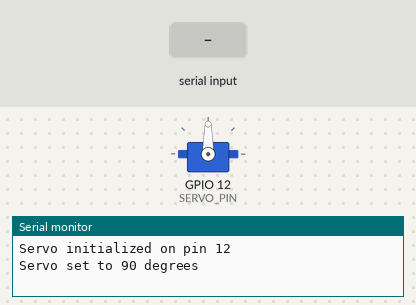
Recording of a sketch running on a simulated ESP32. On the bench: servo, the last lines printed to the serial monitor. The test bench sets the inputs (shaded band).

Above: at 1.2 s.
1.3 s: "30,150\n" received over Serial
At 1.6 s:
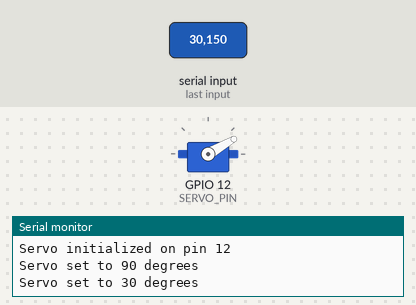
2.8 s: "5\n" received over Serial
At 3.9 s:
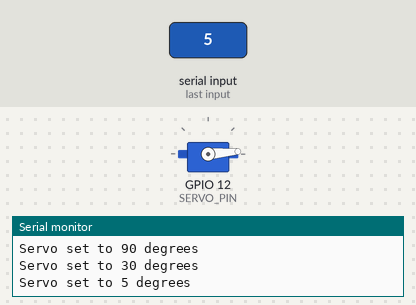
4.3 s: "90,45\n" received over Serial
At 5.0 s:
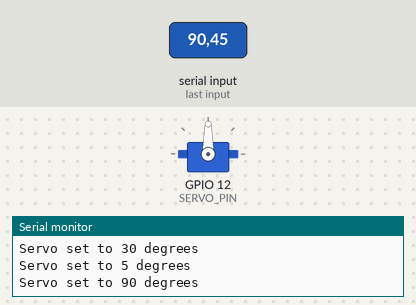
Timing chart, 0 to 7.3 s (numbered marks = the images above; inputs shaded):
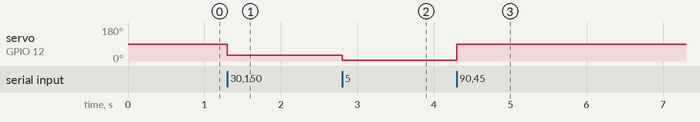

The sketch:

esp32.ino
```cpp
#include <ESP32Servo.h>

// Define servo pin
#define SERVO_PIN 12

// Create Servo object
Servo myServo;

void setup() {
  // Initialize Serial communication
  Serial.begin(115200);
  while (!Serial) {
    ; // Wait for Serial to initialize
  }
  Serial.println("ESP32 Servo Control - Enter angle (0-180 degrees):");

  // Allow allocation of timers for ESP32
  ESP32PWM::allocateTimer(0);
  ESP32PWM::allocateTimer(1);
  ESP32PWM::allocateTimer(2);
  ESP32PWM::allocateTimer(3);

  // Set servo frequency to 50 Hz (standard for most servos)
  myServo.setPeriodHertz(50);

  // Attach servo to pin
  myServo.attach(SERVO_PIN, 500, 2400); // 500us min pulse, 2400us max pulse
  Serial.println("Servo initialized on pin " + String(SERVO_PIN));

  // Set initial position to 90 degrees
  myServo.write(90);
  Serial.println("Servo set to 90 degrees");
}

void loop() {
  // Check for Serial input
  if (Serial.available() > 0) {
    // Read input as string
    String input = Serial.readStringUntil('\n');
    input.trim(); // Remove whitespace

    // Convert input to integer
    int angle;
    try {
      angle = input.toInt();
      // Validate angle
      if (angle >= 0 && angle <= 180) {
        myServo.write(angle);
        Serial.println("Servo set to " + String(angle) + " degrees");
      } else {
        Serial.println("Error: Angle must be between 0 and 180 degrees");
      }
    } catch (...) {
      Serial.println("Error: Invalid input. Enter a number (0-180)");
    }
  }
}
```

Measured:
- after the input at 1.3 s, servo on GPIO 12 (SERVO_PIN): 90° → 30° at once
- after the input at 2.8 s, servo on GPIO 12 (SERVO_PIN): 30° → 5° at once
- after the input at 4.3 s, servo on GPIO 12 (SERVO_PIN): 5° → 90° at once
